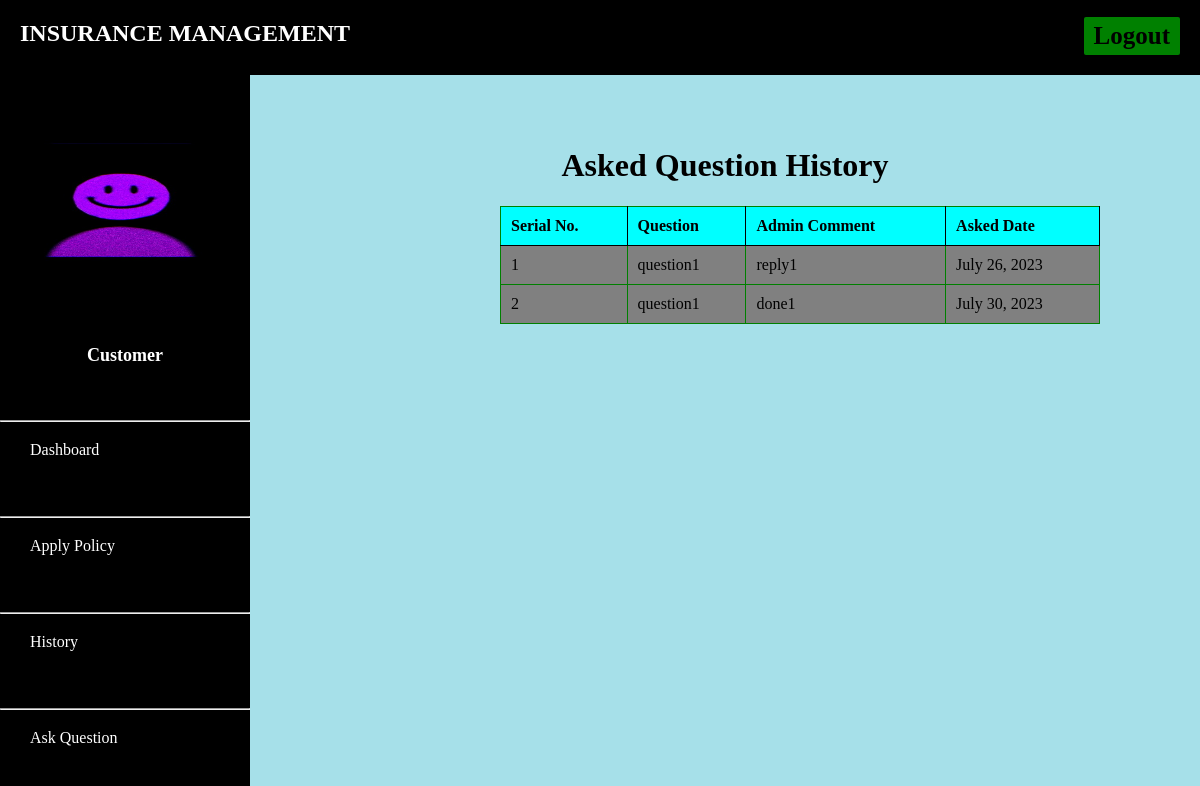
The app's page /customer/question-history (signed in) with its own data.
### customer/models.py (models this page shows, shortened)
class Customer(models.Model):
    user=models.OneToOneField(User,on_delete=models.CASCADE)
    profile_pic= models.ImageField(upload_to='profile_pic',null=True,blank=True)
    address = models.CharField(max_length=40)
    mobile = models.CharField(max_length=20,null=False)

### admins/models.py (models this page shows, shortened)
class Question(models.Model):
    customer= models.ForeignKey(Customer, on_delete=models.CASCADE)
    description =models.CharField(max_length=500)
    admin_comment=models.CharField(max_length=200,default='Nothing')
    asked_date =models.DateField(auto_now=True)

### customer/views.py (the view)
# urls.py: path('question-history', views.question_history,name='question-history'),
def question_history(request):
    customer = models.Customer.objects.get(user_id=request.user.id)
    questions = CMODEL.Question.objects.all().filter(customer=customer)
    return render(request,'question_history.html',{'questions':questions,'customer':customer})

### customer/templates/question_history.html (shortened to what this page needs)
{% extends 'customerbase.html' %}
{% block content %}
{%load static%}
<head>
</head>
<br><br>
<div class="container" style="margin-top:20px;">
  <div class="panel panel-primary">
    <div class="panel-heading">
      <h1 class="panel-title">Asked Question History</h1>
    </div>
    <table class="table table-hover" id="dev-table">
      <thead>
        <thead>
          <tr>
            <th style="border-right: 1px solid #000; border-bottom: 1px solid #000;">Serial No.</th>
            <th style="border-right: 1px solid #000; border-bottom: 1px solid #000;">Question</th>
            <th style="border-right: 1px solid #000; border-bottom: 1px solid #000;">Admin Comment</th>
            <th style="border-right: 1px solid #000; border-bottom: 1px solid #000;">Asked Date</th>
          </tr>
        </thead>
      {% for t in questions %}
      <tr>
        <td> {{ forloop.counter }}</td>
        <td> {{t.description}}</td>
        <td>{{t.admin_comment}}</td>
        <td>{{t.asked_date}}</td>
      </tr>
      {% endfor %}
    </table>
  </div>
</div>
<br><br><br><br><br><br>
{% endblock content %}

### customer/templates/customerbase.html (shortened to what this page needs)
<!DOCTYPE html>
{% load static %}
<html lang="en" dir="ltr">
<head>
</head>
<body>
  <header>
    <div class="left_area">
      <h3>Insurance Management</h3>
    </div>
    <div class="right_area">
      <a href="/logout" class="logout_btn">Logout</a>
    </div>
  </header>
  <div class="sidebar">
    <center>
      <img src="{% static customer.profile_pic.url %}" class="profile_image" alt="">
      <h4>{{ request.user.first_name }}</h4>
      <h4 style="color: rgb(255, 255, 255);">Customer</h4><br><br>
    </center>
    <ul>
      <hr><li><a href="/customer/customer-dashboard"><span>Dashboard</span></a></li><br>
      <hr><li><a href="/customer/apply-policy"><span>Apply Policy</span></a></li><br>
      <hr><li><a href="/customer/history"><span>History</span></a></li><br>
      <hr><li><a href="/customer/ask-question"><span>Ask Question</span></a></li><br>
      <hr><br><li><a href="/customer/question-history"><span>Question History</span></a></li><hr>
    </ul>
  </div>
  <div class="content">
    <br><br><br><br><br>
    {% block content %}
    {% endblock %}
    <br><br><br>
  </div>
</body>
</html>

### customer/templates/customerbase.html (style rules this page uses)
a:link { text-decoration: none; }
body { margin: 0; padding: 10; font-family:cursive; background:#b2b2b2; }
header { position: fixed; background:black; padding: 20px; width: 100%; z-index: 1; }
.left_area h3 { color:white; margin: 0px; text-transform: uppercase; font-size: 24px; font-weight: 900; }
.logout_btn { padding: 5px 10px; background:green; text-decoration: none; float: right; margin-top: -30px; margin-right: 40px; border-radius: 2px; font-size:25px; font-weight: 600; color:black; transition: 0.3s; }
.sidebar { background:black; margin-top: 70px; padding-top: 30px; position: fixed; left: 0; width: 250px; height: 100%; transition: 0.5s; transition-property: left; }
.sidebar .profile_image { width: 200px; height: 200px; border-radius: 50%; margin-bottom: 10px; }
.sidebar h4 { color:black; margin-top: 0; margin-bottom: 10px; font-size: 18px; }
.sidebar ul { list-style: none; padding: 0; margin: 0; }
.sidebar li { margin-bottom: 20px; background:black }
.sidebar a { color: #FFF; display: flex; align-items: center; width: 100%; line-height: 40px; text-decoration: none; padding-left: 20px; box-sizing: border-box; transition: 0.3s; font-size: 16px; }
.content { margin-left:250px; background-color:#a6e0e9; transition:0.5s; }

### customer/templates/question_history.html (style rules this page uses)
a:link { text-decoration: none; }
body { background-color: #a6e0e9; font-family: cursive; }
.container { margin: 100px; }
table { border-collapse: collapse; width:80%; margin-left:150px; }
th, td { font-size:25; padding: 10px; text-align: left; border: 1px solid green; background-color:cyan; }
td { background-color:grey; }
h1 { text-align: center; color:black; }

### records on screen
Customer: profile_pic (picture)
Question: description "question1", admin_comment "reply1", asked_date "July 26, 2023"
Question: description "question1", admin_comment "done1", asked_date "July 30, 2023"
